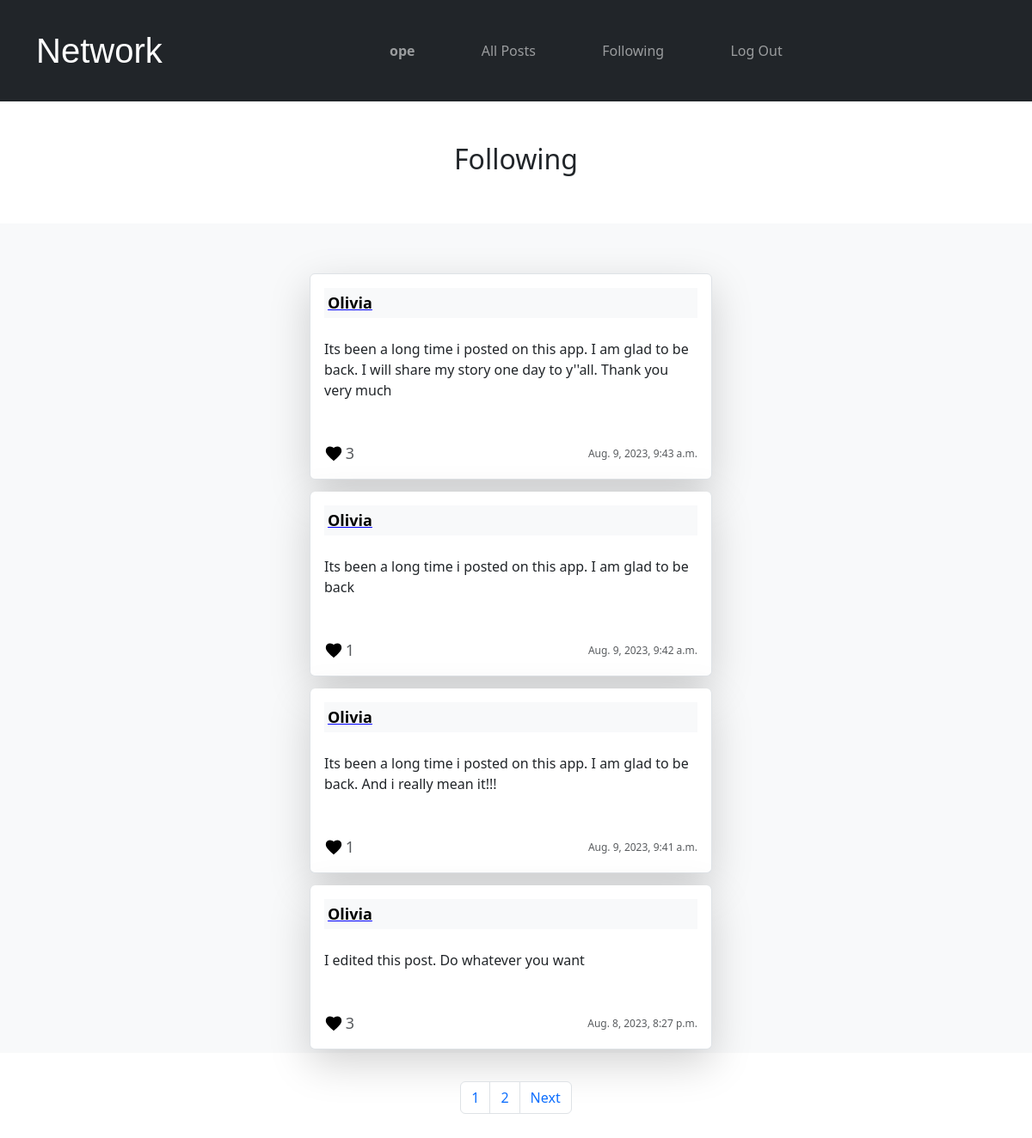
/following/1 (signed in), run on the app's committed database.
### network/models.py (models this page shows, shortened)
class User(AbstractUser):
    pass

class Post(models.Model):
    owner = models.ForeignKey(User, on_delete=models.CASCADE, related_name='postowner')
    timestamp = models.DateTimeField(auto_now_add=True, null=True)
    content = models.TextField()

### network/views.py (the view)
# urls.py: path("following/<int:userid>", views.following, name="following"),
def following(request, userid):
    current_user_followings = Follower.objects.filter(follower=request.user)
    list_of_users_following = [users.user for users in current_user_followings]
    posts_user_is_following = Post.objects.filter(owner__in=list_of_users_following).annotate(number_of_likes=Count('likedpost')).order_by('-id')
    allLikes = Like.objects.all()
    allPostsLiked = []
    try:
        for like in allLikes:
            if like.user.id == request.user.id:
                allPostsLiked.append(like.post.id)
    except:
        allPostsLiked = []
    paginator = Paginator(posts_user_is_following, 4)
    page_number = request.GET.get('page')
    page_object = paginator.get_page(page_number)
    return render(request, "network/following.html", {
        "page_obj": page_object,
        "allPostsLiked": allPostsLiked
    })

### network/templates/network/following.html (shortened to what this page needs)
{% extends 'network/layout.html' %}
{% load static %}
{%  block body %}
{% if user.is_authenticated %}
    <div class="mt-5 d-flex justify-content-center">
        <h2 class="container text-center">Following</h2>
    </div>
    <div class=" mx-auto mt-5 bg-light" style="max-width: 100%; height: fit-content;">
        <ul class="container  mt-5 pt-5 list-group" style="max-width: 40%;">
            {% for post in page_obj %}
            <li class="list-group-item shadow-lg p-3 mb-1 bg-white rounded">
                <div class="container bg-light p-1 d-flex justify-content-between">
                    <a href="{% url 'userprofile' post.owner.id %}"
                        class="username"><strong>{{post.owner.username|title}}</strong></a>
                </div>
                <div class="contianer mt-4">
                    <p id="post_content_{{post.id}}">{{post.content}}</p>
                </div>
                <div class="d-flex flex-row justify-content-between mt-5">
                    {% if user.is_authenticated %}
                    <div class="d-flex flex-row align-items-center justify-content-between text-muted" style="width: 35px;">
                        {% if post.id in allPostsLiked %}
                        <span class="unlike" style="cursor: pointer;" id="like_{{post.id}}"
                            onclick="handleImageLikeUnlike({{post.id}}, {{allPostsLiked}})"></span>
                        {% else %}
                        <span class="like" style="cursor: pointer;" id="like_{{post.id}}"
                            onclick="handleImageLikeUnlike({{post.id}}, {{allPostsLiked}})"></span>
                        {% endif %}
                        <span id="likeSpan">
                            <span id="numOfLikes_{{post.id}}" class="font-weight-light " style="font-size: 18px" ;>
                                {{post.number_of_likes}}
                            </span>
                        </span>
                    </div>
                    {% endif %}
                    <div>
                        <span class="font-weight-light text-muted" style="font-size: 12px;">{{post.timestamp}}</span>
                    </div>
                </div>
            </li>
            {% endfor %}
        </ul>
    </div>
    <div class=" mx-auto d-flex justify-content-center pt-5 pb-5" style="display: block; width: 50%; height: 120px;">
        <nav aria-label="page pagination" class="d-flex justify-content-center align-items-center">
            <ul class="pagination mx-auto d-flex justify-content-center ">
                {% for page in page_obj.paginator.page_range %}
                <li class="page-item"><a class="page-link" href="?page={{page}}">{{page}}</a></li>
                {% endfor %}
                {% if page_obj.has_next %}
                <li class="page-item">
                    <a class="page-link" href="?page={{ page_obj.next_page_number }}">Next</a>
                </li>
                {% endif %}
            </ul>
        </nav>
    </div>
{% else %}
    <h2>Oops...You are not currently signed in</h2>
    <a class="nav-link" href="{% url 'login' %}">Log In</a>
{% endif %}
{% endblock %}

### network/templates/network/layout.html (shortened to what this page needs)
{% load static %}
<!DOCTYPE html>
<html lang="en">
    <head>
        {% load bootstrap5 %}
        {% bootstrap_css %}
        <link href="{% static 'network/styles.css' %}" rel="stylesheet">
    </head>
    <body>
        <nav class="navbar navbar-expand-lg navbar-dark bg-dark p-4">
            <div class="container">
            <a class="navbar-brand logo" href="{% url 'index' %}">Network</a>
            <div class="container-fluid" style="width: 50%;">
              <ul class="navbar-nav nav-fill">
                {% if user.is_authenticated %}
                    <li class="nav-item mr-3">
                        <a class="nav-link" href="{% url 'userprofile' user.id %}"><strong>{{ user.username }}</strong></a>
                    </li>
                {% endif %}
                <li class="nav-item">
                  <a class="nav-link" href="{% url 'index' %}">All Posts</a>
                </li>
                {% if user.is_authenticated %}
                    <li class="nav-item">
                        <a class="nav-link" href="{% url 'following' userid=user.id %}">Following</a>
                    </li>
                    <li class="nav-item">
                        <a class="nav-link" href="{% url 'logout' %}">Log Out</a>
                    </li>
                {% endif %}
              </ul>
            </div>
            </div>
          </nav>
        <div class="body">
            {% block body %}
            {% endblock %}
        </div>
    </body>
</html>

### network/static/network/styles.css (style rules this page uses)
.unlike { display: inline-block; background: url('/static/images/loved.svg') no-repeat center; background-size: contain; width: 22px; height: 22px; z-index: 10; animation: likepost 0.5s linear 0.1s ; }
.logo { font-family: pacifico, sans-serif; font-size: 40px; }
.list-group-item { margin-top: 10px; }
.username { text-decoration-color: blue; color: black; font-size: 18px; }

### data on the page
User: username "ope"
Post: owner.username "Olivia", content "Its been a long time i posted on this app. I am glad to be back. I will share my story one day to y''all. Thank you very much", number_of_likes "3", timestamp "Aug. 9, 2023, 9:43 a.m."
Post: owner.username "Olivia", content "Its been a long time i posted on this app. I am glad to be back", number_of_likes "1", timestamp "Aug. 9, 2023, 9:42 a.m."
Post: owner.username "Olivia", content "Its been a long time i posted on this app. I am glad to be back. And i really mean it!!!", number_of_likes "1", timestamp "Aug. 9, 2023, 9:41 a.m."
Post: owner.username "Olivia", content "I edited this post. Do whatever you want", number_of_likes "3", timestamp "Aug. 8, 2023, 8:27 p.m."

### other printed values
{{ page }} "1" "2"
